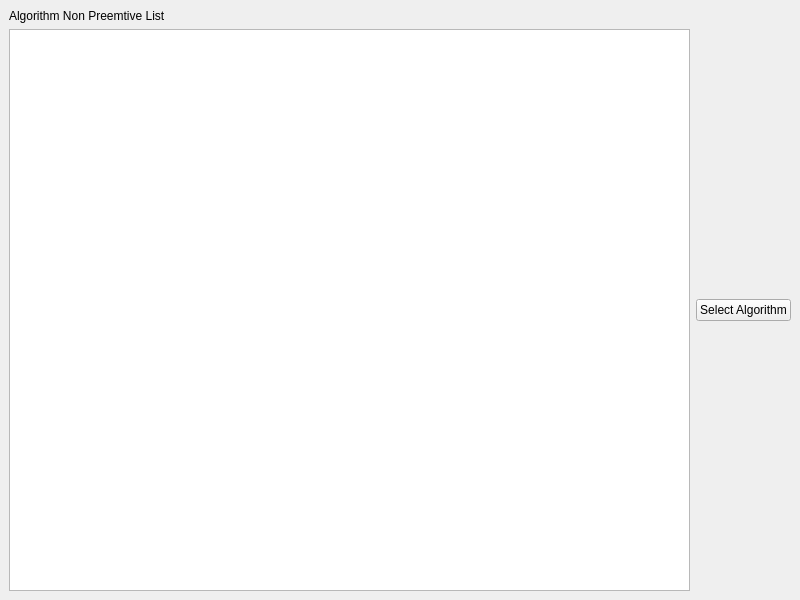
<?xml version="1.0" encoding="UTF-8"?>
<ui version="4.0">
    <class>MainWindow</class>
    <widget class="QMainWindow" name="MainWindow">
        <property name="geometry">
            <rect>
                <x>0</x>
                <y>0</y>
                <width>800</width>
                <height>600</height>
            </rect>
        </property>
        <widget class="QWidget" name="centralwidget">
            <layout class="QVBoxLayout" name="mainVerticalLayout">
                <item>
                    <widget class="QLabel" name="titleLabel">
                        <property name="text">
                            <string>Algorithm Non Preemtive List</string>
                        </property>
                    </widget>
                </item>
                <item>
                    <layout class="QHBoxLayout">
                        <item>
                            <widget class="QListWidget" name="algorithmList"/>
                        </item>
                        <item>
                            <widget class="QPushButton" name="selectButton">
                                <property name="text">
                                    <string>Select Algorithm</string>
                                </property>
                            </widget>
                        </item>
                    </layout>
                </item>
            </layout>
        </widget>
    </widget>
    <resources/>
    <connections/>
</ui>
